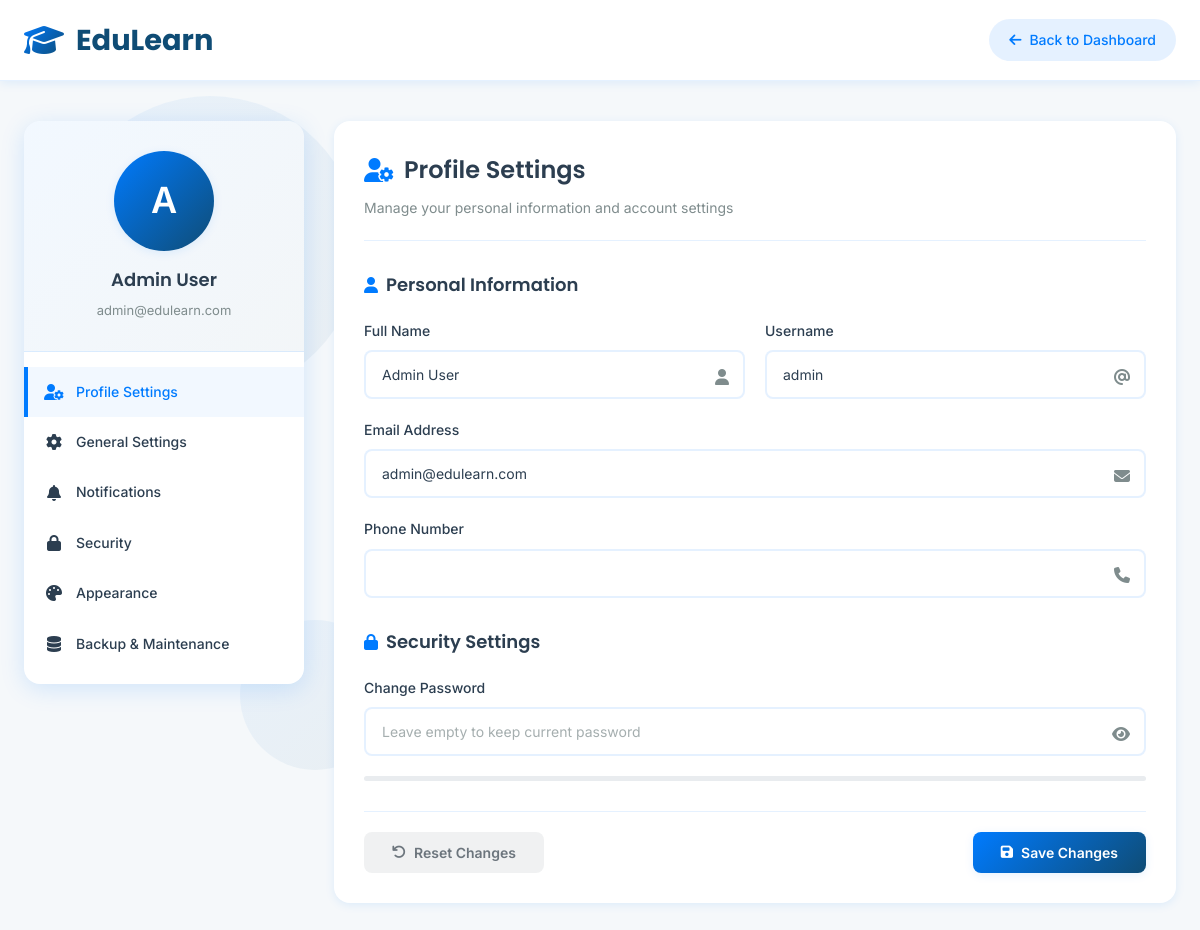
/admin/settings_admin.php (signed in), run on the app's committed database.
### tables this page shows
CREATE TABLE `users` (
  `id` int(11) NOT NULL,
  `fullname` varchar(255) NOT NULL,
  `username` varchar(100) NOT NULL,
  `email` varchar(255) NOT NULL,
  `password` varchar(255) NOT NULL,
  `user_role` enum('admin','student') NOT NULL DEFAULT 'student',
  `cohort` varchar(50) DEFAULT NULL,
  `status` enum('active','inactive') NOT NULL DEFAULT 'active',
  `phone` varchar(20) DEFAULT NULL,
  `profile_image` varchar(255) DEFAULT NULL,
  `bio` text DEFAULT NULL,
  `last_login` datetime DEFAULT NULL,
  `password_changed_at` datetime DEFAULT NULL,
  `deleted_at` datetime DEFAULT NULL,
  `created_at` datetime NOT NULL,
  `updated_at` datetime NOT NULL
);

### admin/settings_admin.php (the view, shortened to what this page needs)
<?php
require_once '../config/connectiondb.php';
$admin_id = $_SESSION['user_id'];
try {
    $stmt = $conn->prepare("SELECT * FROM users WHERE id = ? AND user_role = 'admin'");
    $stmt->execute([$admin_id]);
    $admin = $stmt->fetch(PDO::FETCH_ASSOC);
} catch (PDOException $e) {
    $error = "Database error: " . $e->getMessage();
}
?>
<!DOCTYPE html>
<html lang="en">
<head>
    <link href="https://cdnjs.cloudflare.com/ajax/libs/font-awesome/6.4.0/css/all.min.css" rel="stylesheet">
</head>
<body>
    <div class="animated-background">
        <div class="floating-shape shape-3"></div>
    </div>
    <nav class="navbar">
        <div class="nav-container">
            <a href="dashboard.php" class="logo">
                <i class="fas fa-graduation-cap"></i>
                EduLearn
            </a>
            <div class="nav-actions">
                <a href="dashboard.php" class="back-btn">
                    <i class="fas fa-arrow-left"></i>
                    Back to Dashboard
                </a>
            </div>
        </div>
    </nav>
    <main class="main-content">
        <aside class="settings-sidebar">
            <div class="admin-profile">
                <div class="admin-avatar">
                    <?php echo strtoupper(substr($admin['fullname'] ?? 'A', 0, 1)); ?>
                </div>
                <div class="admin-info">
                    <h3><?php echo htmlspecialchars($admin['fullname'] ?? 'Administrator'); ?></h3>
                    <p><?php echo htmlspecialchars($admin['email'] ?? 'admin@edulearn.com'); ?></p>
                </div>
            </div>
            <div class="settings-menu">
                <div class="menu-item active" data-section="profile">
                    <i class="fas fa-user-cog"></i>
                    Profile Settings
                </div>
                <div class="menu-item" data-section="general">
                    <i class="fas fa-cog"></i>
                    General Settings
                </div>
                <div class="menu-item" data-section="notifications">
                    <i class="fas fa-bell"></i>
                    Notifications
                </div>
                <div class="menu-item" data-section="security">
                    <i class="fas fa-lock"></i>
                    Security
                </div>
                <div class="menu-item" data-section="appearance">
                    <i class="fas fa-palette"></i>
                    Appearance
                </div>
                <div class="menu-item" data-section="backup">
                    <i class="fas fa-database"></i>
                    Backup & Maintenance
                </div>
            </div>
        </aside>
        <div class="settings-content">
            <div class="content-section active" id="profile-section">
                <div class="content-header">
                    <h2 class="content-title">
                        <i class="fas fa-user-cog"></i>
                        Profile Settings
                    </h2>
                    <p class="content-subtitle">Manage your personal information and account settings</p>
                </div>
                <form id="profileForm" method="POST">
                    <div class="form-section">
                        <h3 class="section-title">
                            <i class="fas fa-user"></i>
                            Personal Information
                        </h3>
                        <div class="form-row">
                            <div class="form-group">
                                <label class="form-label" for="fullname">Full Name</label>
                                <input type="text" class="form-control" id="fullname" name="fullname" value="<?php echo htmlspecialchars($admin['fullname'] ?? ''); ?>" required>
                                <span class="input-icon"><i class="fas fa-user"></i></span>
                            </div>
                            <div class="form-group">
                                <label class="form-label" for="username">Username</label>
                                <input type="text" class="form-control" id="username" name="username" value="<?php echo htmlspecialchars($admin['username'] ?? ''); ?>" required>
                                <span class="input-icon"><i class="fas fa-at"></i></span>
                            </div>
                        </div>
                        <div class="form-group">
                            <label class="form-label" for="email">Email Address</label>
                            <input type="email" class="form-control" id="email" name="email" value="<?php echo htmlspecialchars($admin['email'] ?? ''); ?>" required>
                            <span class="input-icon"><i class="fas fa-envelope"></i></span>
                        </div>
                        <div class="form-group">
                            <label class="form-label" for="phone">Phone Number</label>
                            <input type="tel" class="form-control" id="phone" name="phone" value="<?php echo htmlspecialchars($admin['phone'] ?? ''); ?>">
                            <span class="input-icon"><i class="fas fa-phone"></i></span>
                        </div>
                    </div>
                    <div class="form-section">
                        <h3 class="section-title">
                            <i class="fas fa-lock"></i>
                            Security Settings
                        </h3>
                        <div class="form-group">
                            <label class="form-label" for="password">Change Password</label>
                            <input type="password" class="form-control" id="password" name="password" placeholder="Leave empty to keep current password">
                            <span class="input-icon toggle-password" onclick="togglePassword()">
                                <i class="fas fa-eye"></i>
                            </span>
                        </div>
                        <div class="password-strength">
                        </div>
                    </div>
                    <div class="form-footer">
                        <button type="button" class="btn btn-secondary" onclick="resetProfileForm()">
                            <i class="fas fa-undo"></i>
                            Reset Changes
                        </button>
                        <button type="submit" class="btn btn-primary" id="saveProfileBtn">
                            <i class="fas fa-save"></i>
                            Save Changes
                        </button>
                    </div>
                </form>
            </div>
        </div>
    </main>
</body>
</html>

### data on the page
users: fullname "A", fullname "Admin User", email "admin@edulearn.com", username "admin"
